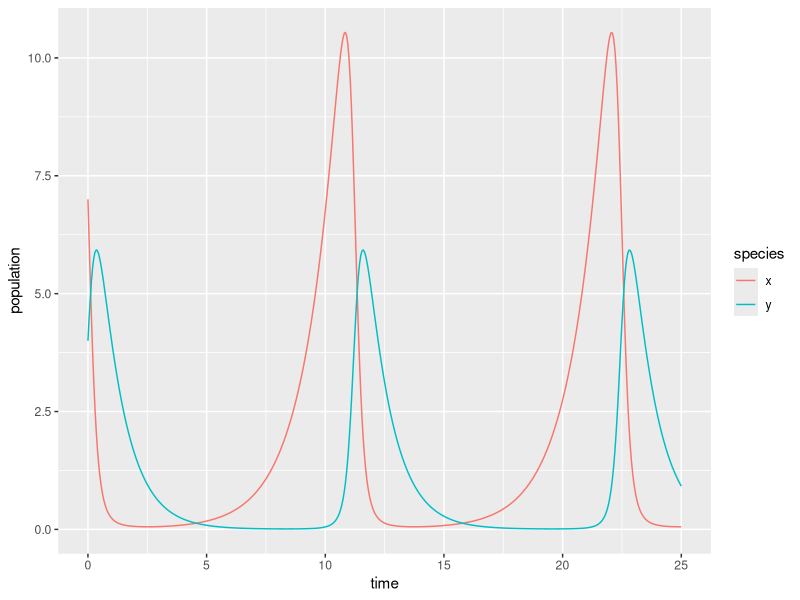

This figure's R source:
## ---- chunk 1
knitr::opts_chunk$set(echo = TRUE)
library(tidyverse)
library(deSolve)
library(kableExtra)
## ---- chunk 2
# Create a sequence of times (days): 
time <- seq(0, 25, by = 0.05)

# Set some parameter values (these can change - keep it in mind):
parameters <- c(alpha = .75, beta = 0.8, delta = 0.5, gamma = 1)

# Set the initial condition (prey and predator populations at t = 0).
# Recall: x = prey, y = predator
init_cond <- c(x = 7, y = 4)

# Prepare the series of differential equations as a function: 
lk_equations <- function(time, init_cond, parameters) {
  with(as.list(c(init_cond, parameters)), {
    dxdt = alpha * x - beta * x * y
    dydt = delta * x * y - gamma * y
    return(list(c(dxdt, dydt)))
  })
}

# Find the approximate the solution using `deSolve::ode()`:
approx_lk <- ode(y = init_cond, times = time, func = lk_equations, parms = parameters)

# Check the class: 
class(approx_lk)

# We really want this to be a data frame, and we want both prey (x) and predator (y) to be in the same column -- we'll learn why in EDS 221 (tidy data)
approx_lk_df <- data.frame(approx_lk) %>% 
  pivot_longer(cols = c(x,y), names_to = "species", values_to = "population")

# Plot it! 
ggplot(data = approx_lk_df, aes(x = time, y = population)) +
  geom_line(aes(color = species))
